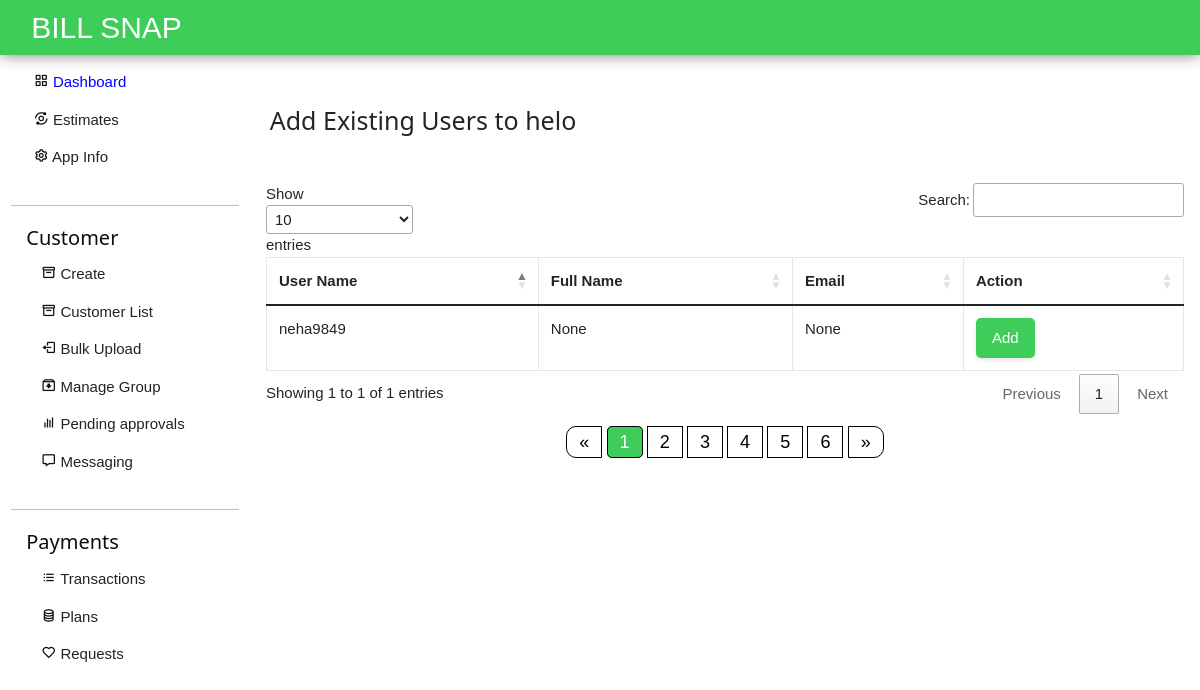
Page /apps/helo/add-existing-user/ on the committed database.
### apps/models.py (models this page shows, shortened)
class applists(models.Model):
    author= models.ForeignKey(User, on_delete=models.CASCADE)
    appname=models.CharField(verbose_name='App name',primary_key=True,max_length=50,unique=True,null=False)
    appimg=models.ImageField(upload_to = 'app_images',null=True,blank=True)
    date_published= models.DateTimeField(auto_now_add=True)
    date_modified = models.DateTimeField(auto_now=True)
    slug = models.SlugField(max_length=255, null=True, unique=True, editable=False)
    is_billing = models.BooleanField(default=True)

### accounts/models.py (models this page shows, shortened)
class Profile(models.Model):
    user = models.OneToOneField(User, on_delete=models.CASCADE, related_name='profile')
    apps=models.ManyToManyField(applists,related_name='apps')
    status = models.CharField(choices=status_choices, max_length=20, default='c')
    full_name = models.CharField(max_length=100, blank=True, null=True)
    utility_name = models.CharField(max_length=200, null=True, blank=True)
    utility_short_name= models.CharField(max_length=50, null=True, blank=True)
    utility_state= models.CharField(max_length=50, null=True, blank=True)
    utility_district= models.CharField(max_length=50, null=True, blank=True)
    utility_country= models.CharField(max_length=50, null=True, blank=True)
    utility_postalcode= models.CharField(max_length=20, null=True, blank=True)
    utility_address=models.TextField(max_length=200, null=True, blank=True)
    contact_person= models.CharField(max_length=200, null=True, blank=True)
    contact_email = models.EmailField(max_length=50, null=True, blank=True)
    contact_phnum = models.CharField(max_length=15, null=True, blank=True)
    contact_mobile= models.CharField(max_length=15, null=True, blank=True)
    contact_designation= models.CharField(max_length=100, null=True, blank=True)
    contact_landline= models.CharField(max_length=20, null=True, blank=True)
    emergency_person=models.CharField(max_length=200, null=True, blank=True)
    emergency_altperson=models.CharField(max_length=200, null=True, blank=True)
    emergency_mobile=models.CharField(max_length=200, null=True, blank=True)
    emergency_altmobile=models.CharField(max_length=200, null=True, blank=True)
    emergency_officeaddress=models.TextField(max_length=200,null=True,blank=True)
    emergency_altofficeaddress=models.TextField(max_length=200,null=True,blank=True)
    info_created_at = models.DateTimeField(auto_now_add=True)
    info_updated_at = models.DateTimeField(auto_now=True)
    se_coins= models.IntegerField(null=True, default=999, blank=True)
    slug = models.SlugField(max_length=200, editable=False, null=True, blank=True)
    admin=models.BooleanField(default=False)
    plans = models.ManyToManyField(Plan)
    plan_active = models.BooleanField(default=False)
    paid = models.BooleanField(default=False)

### dashboard/views.py (the view)
# urls.py: path('add-existing-user/', views.add_existing_user, name='add-existing-user'),
def add_existing_user(request, slug):
    profiles = Profile.objects.filter(admin=False).exclude(apps__slug=slug)
    app = applists.objects.get(slug=slug)
    return render(request, 'add_existing_user.html', {'profiles': profiles, 'app': app, 'slug':slug})

### templates/add_existing_user.html (shortened to what this page needs)
{% load crispy_forms_tags %}
{% load static %}
<!DOCTYPE html>
<html lang="en">
<head>
    <link href="https://cdn.jsdelivr.net/npm/bootstrap@5.1.3/dist/css/bootstrap.min.css" rel="stylesheet"
 />
    <link href='https://unpkg.com/boxicons@2.0.7/css/boxicons.min.css' rel='stylesheet'>
    <link rel="stylesheet" href="https://cdnjs.cloudflare.com/ajax/libs/font-awesome/6.1.1/css/all.min.css" />
    <link rel="stylesheet" href="{% static 'assets/styles.css'%}">
    <link rel="stylesheet" href="{% static 'w3.css' %}" />
    <link rel="stylesheet" href="https://cdn.datatables.net/1.10.19/css/jquery.dataTables.min.css">
</head>
<body class="w3-padding">
    {% include "dashnav.html" %}
    <div class="main mx-auto">
        <div class="row" style="margin-top: 17px !important;">
            {% include "dashsidebar.html" %}
            <div class="col-md-7 flex-md-fill">
                <h2 class="ps-1 pt-3" id="pspt">Add Existing Users to
                    {{app.appname}}</h2><br>
                <div class=" my-3">
                    <table class="table table-bordered" id='table_filter'>
                        <thead>
                            <tr>
                                <th>User Name</th>
                                <th>Full Name</th>
                                <th>Email</th>
                                <th>Action</th>
                            </tr>
                        </thead>
                        <tbody>
                            {% for profile in profiles %}
                            <tr>
                                <td>{{ profile.user.username}}</td>
                                <td>{{ profile.full_name}}</td>
                                <td>{{ profile.contact_email}}</td>
                                <td>
                                    <button class="bs-primary px-3 py-2" onclick="addCustomerApp(this);" value="{{profile.user.username}}"
                                        url="{% url 'add-customer-app' app.slug %}">
                                        Add
                                    </button>
                                </td>
                            </tr>
                            {%endfor%}
                        </tbody>
                    </table>
                </div>
                <div class="demo1">
                    <div class="demo">
                        <a href="#">&laquo;</a>
                        <a href="#" class="active">1</a>
                        <a href="#">2</a>
                        <a href="#">3</a>
                        <a href="#">4</a>
                        <a href="#">5</a>
                        <a href="#">6</a>
                        <a href="#">&raquo;</a>
                    </div>
                </div>
            </div>
        </div>
    </div>
</body>
</html>

### static/assets/styles.css (style rules this page uses)
body { background: white; }
button { height: 50px; }
html, body { height: 100%; }
body { background: #e5e5e566; }
.main { padding-top: 55px; width: 100%; height: 100%; justify-content: flex-start; max-height: 100vh; }
div > a { text-decoration: none; color: rgb(36, 35, 35); }
@media (min-width: 767px) { .main { top: 55px; } }
#pspt { font-size: 25px; }
* { box-sizing: border-box; }
#table_filter { border-collapse: collapse; width: 100%; border: 1px solid #ddd; font-family: "Gill Sans", "Gill Sans MT", Calibri, "Trebuchet MS", sans-serif; font-size: 15px; }
#table_filter th, #table_filter td { text-align: left; padding: 12px; }
#table_filter tr { border-bottom: 1px solid #ddd; }
.demo { display: inline-block; }
.demo1 { text-align: center; }
.demo a { color: black; padding: 5px 12px; text-decoration: none; transition: background-color 2s; border: 1px solid black; font-size: 18px; }
.demo a.active { background-color: #3dcd58; color: white; border-radius: 5px; }
.demo a:first-child { border-top-left-radius: 10px; border-bottom-left-radius: 10px; }
.demo a:last-child { border-top-right-radius: 10px; border-bottom-right-radius: 10px; }
body { font-family: Arial, Helvetica, sans-serif; }
body { margin-top: 20px; background: #f5f5f5; }
h1, h2, h3, h4, h5, h6 { margin: 0 0 10px; font-weight: 600; }
a { color: #707070; }
body { margin-top: 20px; }
.table-bordered th, .table-bordered td { border: 1px solid #e7e7e7; }
body { margin-top: 20px; background: white; }
body { overflow-x: hidden; }
.bs-primary { all: unset; background: #3dcd58; color: white; box-shadow: 0px 0px 1px rgb(40 41 61 / 4%), 0px 2px 4px rgb(96 97 112 / 16%); border: 1px solid transparent; border-radius: 5px; }

### static/w3.css (style rules this page uses)
html { box-sizing:border-box }
*,*:before,*:after { box-sizing:inherit }
html { -ms-text-size-adjust:100%;-webkit-text-size-adjust:100% }
body { margin:0 }
a { background-color:transparent }
button,input,select,textarea,optgroup { font:inherit;margin:0 }
button,input { overflow:visible }
button,select { text-transform:none }
button,[type=button],[type=reset],[type=submit] { -webkit-appearance:button }
html,body { font-family:Verdana,sans-serif;font-size:15px;line-height:1.5 }
html { overflow-x:hidden }
h2 { font-size:30px }
h1,h2,h3,h4,h5,h6 { font-family:"Segoe UI",Arial,sans-serif;font-weight:400;margin:10px 0 }
a { color:inherit }
.w3-padding { padding:8px 16px!important }

### rows in the picture
applists: appname "helo"
Profile: user.username "neha9849", full_name "None", contact_email "None"
